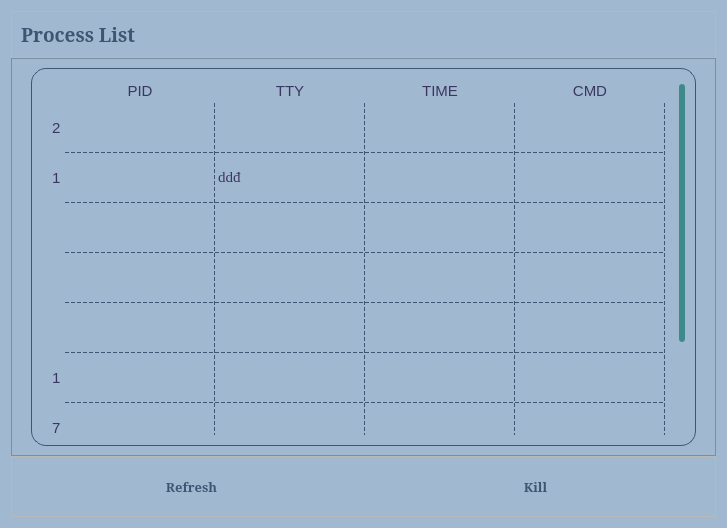
<?xml version="1.0" encoding="UTF-8"?>
<ui version="4.0">
 <class>Form</class>
 <widget class="QWidget" name="Form">
  <property name="geometry">
   <rect>
    <x>0</x>
    <y>0</y>
    <width>727</width>
    <height>528</height>
   </rect>
  </property>
  <property name="windowTitle">
   <string>Form</string>
  </property>
  <property name="styleSheet">
   <string notr="true">#Form {
	background-color: #A0B9D0;
}
#search_txt{
	background-color: #A0B9D0;
	border:1px solid #3E8989;
	height:30px;
	width: 245px;
	border-radius:10px;
	padding-left: 10px;
}
#topic {
	color: #3d5673;
}
QPushButton{
	width:80px;
	height:33px;
	text-align: center;
	padding: 3px;
	font-weight:bold;
	border-radius:10px;
	color: #3d5673;
	border: 1px;
}
QPushButton:hover{
	background-color:#6991B5;
}
QPushButton:pressed{
	padding-left:5px;
	background-color:#78A0BC;
}

</string>
  </property>
  <layout class="QVBoxLayout" name="verticalLayout">
   <property name="spacing">
    <number>0</number>
   </property>
   <item>
    <widget class="QFrame" name="frame_8">
     <property name="frameShape">
      <enum>QFrame::StyledPanel</enum>
     </property>
     <property name="frameShadow">
      <enum>QFrame::Raised</enum>
     </property>
     <layout class="QHBoxLayout" name="horizontalLayout_13">
      <item>
       <widget class="QLabel" name="topic">
        <property name="font">
         <font>
          <family>Constantia</family>
          <pointsize>14</pointsize>
          <bold>true</bold>
         </font>
        </property>
        <property name="text">
         <string>Process List</string>
        </property>
       </widget>
      </item>
      <item alignment="Qt::AlignRight">
       <widget class="QFrame" name="frame_11">
        <property name="styleSheet">
         <string notr="true">#frame_11{
	border: none
}</string>
        </property>
        <property name="frameShape">
         <enum>QFrame::StyledPanel</enum>
        </property>
        <property name="frameShadow">
         <enum>QFrame::Raised</enum>
        </property>
        <layout class="QHBoxLayout" name="horizontalLayout_14">
         <property name="rightMargin">
          <number>0</number>
         </property>
        </layout>
       </widget>
      </item>
     </layout>
    </widget>
   </item>
   <item>
    <widget class="QFrame" name="frame_9">
     <property name="styleSheet">
      <string notr="true">#frame_9{
	background-color: #A0B9D0;
}

QTableWidget {
	border-radius: 10px;
	border: 1px solid black;
}
QHeaderView {
	background-color: #A0B9D0;
	border: none;
	border-radius: 20px;
}

QHeaderView::section {
	background-color: #A0B9D0;
	border: none;
	border-radius: 25px;
	border: 1px solid black;
}</string>
     </property>
     <property name="frameShape">
      <enum>QFrame::StyledPanel</enum>
     </property>
     <property name="frameShadow">
      <enum>QFrame::Raised</enum>
     </property>
     <layout class="QVBoxLayout" name="verticalLayout_2">
      <item>
       <widget class="QScrollArea" name="scrollArea">
        <property name="styleSheet">
         <string notr="true">#scrollAreaWidgetContents{
	background-color: #A0B9D0;
}
#scrollArea{
	border: none;
}	
</string>
        </property>
        <property name="widgetResizable">
         <bool>true</bool>
        </property>
        <widget class="QWidget" name="scrollAreaWidgetContents">
         <property name="geometry">
          <rect>
           <x>0</x>
           <y>0</y>
           <width>689</width>
           <height>386</height>
          </rect>
         </property>
         <layout class="QVBoxLayout" name="verticalLayout_3">
          <property name="spacing">
           <number>0</number>
          </property>
          <property name="leftMargin">
           <number>10</number>
          </property>
          <property name="topMargin">
           <number>0</number>
          </property>
          <property name="rightMargin">
           <number>10</number>
          </property>
          <property name="bottomMargin">
           <number>0</number>
          </property>
          <item>
           <widget class="QTableWidget" name="tableWidget">
            <property name="enabled">
             <bool>true</bool>
            </property>
            <property name="font">
             <font>
              <family>Times New Roman</family>
              <pointsize>-1</pointsize>
              <italic>false</italic>
              <bold>false</bold>
             </font>
            </property>
            <property name="mouseTracking">
             <bool>false</bool>
            </property>
            <property name="tabletTracking">
             <bool>false</bool>
            </property>
            <property name="styleSheet">
             <string notr="true">QTableWidget {
	border-radius: 15px;
	border: 1px solid #3d5673;
	background-color: #A0B9D0;
	padding:10px;
	padding-left:20px;
	gridline-color: #3d5673;
	color:#3B3561;
	font-family: 'Times New Roman', serif;
	font-size: 15px;
}
QHeaderView {
	background-color: #A0B9D0;
	border-radius: 10px;
	color:#3B3561;
	font-family: 'Times New Roman', serif;
	font-size: 1s5px;
}

QHeaderView::section {
	background-color: #A0B9D0;
	border: none;
	border-radius: 25px;
	font-family: 'Times New Roman', serif;
	font-size: 15px;
}

QTableWidget QTableCornerButton::section {
    background-color: #A0B9D0;
    border: none;
	border-radius: 20px;
}
QScrollArea{
	border:none;
}

QScrollBar:vertical {
    border:none;
    background: #A0B9D0;
    width: 8px;
	border-radius:5px;
	padding-top:5px;
	padding-left:2px;
}

QScrollBar::handle:vertical {
    background: #3E8989;
    min-height: 20px;
	border-radius:3px;
	padding-left: 15px
}

QScrollBar::add-line:vertical {
    border:none;
    background: #A0B9D0;
    height: 0px;
    subcontrol-position: bottom;
    subcontrol-origin: margin;
}

QScrollBar::sub-line:vertical {
    border:none;
    background: #A0B9D0;
    height: 0px;
    subcontrol-position: top;
    subcontrol-origin: margin;
}

QScrollBar::add-page:vertical {
	background: #A0B9D0;
}

QScrollBar::sub-page:vertical {
	background: #A0B9D0;
}

/*Horizontal scrollbar*/
QScrollBar:horizontal {
    border: none;
    background: #A0B9D0;
    height: 8px;
    border-radius: 5px;
    padding-top: 2px;
    padding-left: 5px;
}

QScrollBar::handle:horizontal {
    background: #3E8989;
    min-width: 20px;
    border-radius: 3px;
    padding-left: 5px;
}

QScrollBar::add-line:horizontal {
    border: none;
    background: #A0B9D0;
    width: 0px;
    subcontrol-position: right;
    subcontrol-origin: margin;
}

QScrollBar::sub-line:horizontal {
    border: none;
    background: #A0B9D0;
    width: 0px;
    subcontrol-position: left;
    subcontrol-origin: margin;
}

QScrollBar::add-page:horizontal {
    background: #A0B9D0;
}

QScrollBar::sub-page:horizontal {
    background: #A0B9D0;
}

QTableView::item{
	padding-left: 20px;
	textAlignment: center
}
QTableView::item:selected{
	selection-background-color: #3B3561;
	selection-color: white;
}
</string>
            </property>
            <property name="lineWidth">
             <number>1</number>
            </property>
            <property name="verticalScrollBarPolicy">
             <enum>Qt::ScrollBarAsNeeded</enum>
            </property>
            <property name="horizontalScrollBarPolicy">
             <enum>Qt::ScrollBarAsNeeded</enum>
            </property>
            <property name="sizeAdjustPolicy">
             <enum>QAbstractScrollArea::AdjustIgnored</enum>
            </property>
            <property name="autoScroll">
             <bool>true</bool>
            </property>
            <property name="dragEnabled">
             <bool>false</bool>
            </property>
            <property name="dragDropOverwriteMode">
             <bool>true</bool>
            </property>
            <property name="dragDropMode">
             <enum>QAbstractItemView::NoDragDrop</enum>
            </property>
            <property name="selectionBehavior">
             <enum>QAbstractItemView::SelectRows</enum>
            </property>
            <property name="iconSize">
             <size>
              <width>0</width>
              <height>0</height>
             </size>
            </property>
            <property name="textElideMode">
             <enum>Qt::ElideRight</enum>
            </property>
            <property name="verticalScrollMode">
             <enum>QAbstractItemView::ScrollPerPixel</enum>
            </property>
            <property name="horizontalScrollMode">
             <enum>QAbstractItemView::ScrollPerPixel</enum>
            </property>
            <property name="showGrid">
             <bool>true</bool>
            </property>
            <property name="gridStyle">
             <enum>Qt::DashLine</enum>
            </property>
            <property name="sortingEnabled">
             <bool>true</bool>
            </property>
            <property name="wordWrap">
             <bool>true</bool>
            </property>
            <property name="cornerButtonEnabled">
             <bool>false</bool>
            </property>
            <attribute name="horizontalHeaderVisible">
             <bool>true</bool>
            </attribute>
            <attribute name="horizontalHeaderCascadingSectionResizes">
             <bool>false</bool>
            </attribute>
            <attribute name="horizontalHeaderMinimumSectionSize">
             <number>100</number>
            </attribute>
            <attribute name="horizontalHeaderDefaultSectionSize">
             <number>150</number>
            </attribute>
            <attribute name="horizontalHeaderStretchLastSection">
             <bool>false</bool>
            </attribute>
            <attribute name="verticalHeaderCascadingSectionResizes">
             <bool>false</bool>
            </attribute>
            <attribute name="verticalHeaderMinimumSectionSize">
             <number>50</number>
            </attribute>
            <attribute name="verticalHeaderDefaultSectionSize">
             <number>50</number>
            </attribute>
            <attribute name="verticalHeaderHighlightSections">
             <bool>true</bool>
            </attribute>
            <attribute name="verticalHeaderStretchLastSection">
             <bool>false</bool>
            </attribute>
            <row>
             <property name="text">
              <string>2</string>
             </property>
            </row>
            <row>
             <property name="text">
              <string>1</string>
             </property>
            </row>
            <row>
             <property name="text">
              <string/>
             </property>
            </row>
            <row>
             <property name="text">
              <string/>
             </property>
            </row>
            <row>
             <property name="text">
              <string/>
             </property>
            </row>
            <row>
             <property name="text">
              <string>1</string>
             </property>
            </row>
            <row/>
            <row/>
            <row/>
            <column>
             <property name="text">
              <string>PID</string>
             </property>
             <property name="font">
              <font>
               <family>Times New Roman</family>
               <pointsize>13</pointsize>
              </font>
             </property>
            </column>
            <column>
             <property name="text">
              <string>TTY</string>
             </property>
             <property name="font">
              <font>
               <family>Times New Roman</family>
               <pointsize>13</pointsize>
              </font>
             </property>
            </column>
            <column>
             <property name="text">
              <string>TIME</string>
             </property>
             <property name="font">
              <font>
               <family>Times New Roman</family>
               <pointsize>13</pointsize>
              </font>
             </property>
            </column>
            <column>
             <property name="text">
              <string>CMD</string>
             </property>
             <property name="font">
              <font>
               <family>Times New Roman</family>
               <pointsize>13</pointsize>
              </font>
             </property>
            </column>
            <item row="0" column="0">
             <property name="text">
              <string/>
             </property>
             <property name="font">
              <font>
               <pointsize>9</pointsize>
              </font>
             </property>
             <property name="textAlignment">
              <set>AlignCenter</set>
             </property>
            </item>
            <item row="0" column="1">
             <property name="text">
              <string/>
             </property>
            </item>
            <item row="0" column="2">
             <property name="text">
              <string/>
             </property>
            </item>
            <item row="1" column="0">
             <property name="text">
              <string/>
             </property>
            </item>
            <item row="1" column="1">
             <property name="text">
              <string>ddđ</string>
             </property>
            </item>
           </widget>
          </item>
         </layout>
        </widget>
       </widget>
      </item>
     </layout>
    </widget>
   </item>
   <item alignment="Qt::AlignBottom">
    <widget class="QFrame" name="frame_10">
     <property name="frameShape">
      <enum>QFrame::StyledPanel</enum>
     </property>
     <property name="frameShadow">
      <enum>QFrame::Raised</enum>
     </property>
     <layout class="QHBoxLayout" name="horizontalLayout_15">
      <property name="spacing">
       <number>15</number>
      </property>
      <property name="leftMargin">
       <number>15</number>
      </property>
      <property name="topMargin">
       <number>10</number>
      </property>
      <property name="rightMargin">
       <number>15</number>
      </property>
      <property name="bottomMargin">
       <number>10</number>
      </property>
      <item>
       <widget class="QPushButton" name="refresh_btn">
        <property name="font">
         <font>
          <family>Constantia</family>
          <pointsize>10</pointsize>
          <bold>true</bold>
         </font>
        </property>
        <property name="text">
         <string>Refresh</string>
        </property>
       </widget>
      </item>
      <item>
       <widget class="QPushButton" name="kill_btn">
        <property name="font">
         <font>
          <family>Constantia</family>
          <pointsize>10</pointsize>
          <bold>true</bold>
         </font>
        </property>
        <property name="text">
         <string>Kill</string>
        </property>
       </widget>
      </item>
     </layout>
    </widget>
   </item>
  </layout>
 </widget>
 <resources>
  <include location="../../../Demo/Demo/static/resource.qrc"/>
  <include location="../../static/res.qrc"/>
 </resources>
 <connections/>
</ui>
